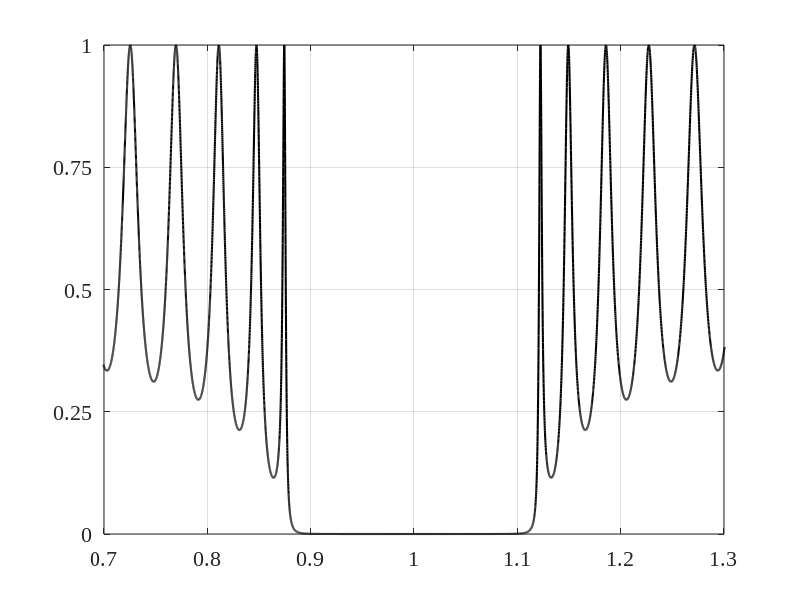

This chart was generated by the following MATLAB code:
% Input conditions
eps1 = 11.9;
eps2 = 5.8;
b1 = 1028; % Thickness
b2 = 1472;
b12 = 1250;
nm = 10^(-9);
c = 3*10^8;
N = 20; % Bilayer number
P = 2; % Period
l = 10000:21000; % wavelength
w = 2*pi*c./(l*nm);
lam0 = 14160; %nm
w0 = 2*pi*c/(lam0*nm);

% Refractive index array
n1 = sqrt(eps1);
n2 = sqrt(eps2);
n= [n1, n2];
nArray = [1, repmat(n,1,N), 1]; % without defect, where 1 is in air

% Thickness array
b = zeros(1,N*P); 
for i = 1:2:N*P
    b(i) = b1;
end

for i = 2:2:N*P
    b(i) = b2;
end

% Wave vector in vacuum
k=2*pi./l;                          

% Fresnel coefficients
r=zeros(1, N*P+1);         
t=zeros(1, N*P+1);

for i=1:1:N*P+1
    r(i)=(nArray(i)-nArray(i+1))/(nArray(i)+nArray(i+1));
    t(i)=2*nArray(i)/(nArray(i)+nArray(i+1));
end

% Transfer and transmit matricies in layer j
M=zeros(2,2,N*P+1);
F=zeros(2,2,length(l),N*P);

for i=1:1:N*P+1
    M(1,1,i)=1/t(i);
    M(1,2,i)=r(i)/t(i);
    M(2,1,i)=r(i)/t(i);
    M(2,2,i)=1/t(i);
end

for i=1:1:N*P
    for j=1:length(l)
    F(1,1,j,i)=exp(1i*nArray(i+1)*k(j)*b(i));
    F(1,2,j,i)=0;
    F(2,1,j,i)=0;
    F(2,2,j,i)=exp(-1i*nArray(i+1)*k(j)*b(i));
    end
end

% Full matrix
T=zeros(2,2,length(l));
for j=1:length(l)
    T(:,:,j)=M(:,:,1);
    for i=1:1:N*P
        T(:,:,j)=T(:,:,j)*F(:,:,j,i)*M(:,:,i+1);
    end
end

M=zeros(length(l));
for j=1:length(l)
    M(j)=abs( (T(1,1,j).*T(2,2,j)-T(1,2,j).*T(2,1,j))./T(2,2,j) ).^2;
end

figure(1)
plot(w/w0,M(:,1),'k','linewidth',1.5);
axis([0.7 1.3 0 1]);
grid on;
yticks([0,0.25,0.5,0.75,1]);
set(gca,'FontSize',16,'FontName', 'Times New Roman');
hold on;